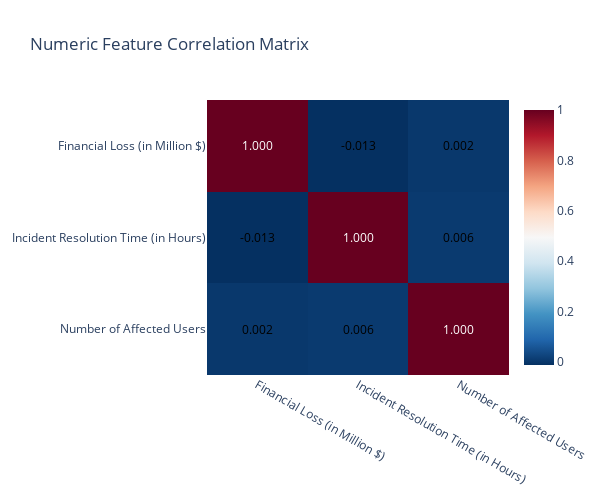

Here is the notebook cell this chart was saved with:
### Markdown cell above
* IT and Banking sectors have the highest number of attacks and financial loss, while Public Sector (Education+Government) and Healthcare rank top in affected users, despite a moderate financial loss
* Social engineering and attacks exploiting zero-day vulnerabilities incur the highest average losses, outranking weak-password or unpatched-software incidents

### Code cell
# 🔥 ENHANCED CORRELATION ANALYSIS (Matplotlib Style)
print("🔗 Creating Enhanced Correlation Matrix with Statistical Validation")

# Calculate correlation matrix with additional derived features
analysis_df = cleaned_df.copy()
analysis_df['Log_Financial_Loss'] = np.log1p(analysis_df['Financial Loss (in Million $)'])
analysis_df['Log_Affected_Users'] = np.log1p(analysis_df['Number of Affected Users'])
analysis_df['Resolution_Rate'] = 1 / analysis_df['Incident Resolution Time (in Hours)']

# Select numeric features for correlation analysis
numeric_features = [
    'Financial Loss (in Million $)', 
    'Incident Resolution Time (in Hours)', 
    'Number of Affected Users',
    'Log_Financial_Loss',
    'Log_Affected_Users', 
    'Resolution_Rate'
]

corr_matrix = analysis_df[numeric_features].corr()

# Create enhanced heatmap with matplotlib aesthetics
fig = go.Figure(data=go.Heatmap(
    z=corr_matrix.values,
    x=[feature.replace(' (in Million $)', '').replace(' (in Hours)', '').replace('_', ' ') for feature in corr_matrix.columns],
    y=[feature.replace(' (in Million $)', '').replace(' (in Hours)', '').replace('_', ' ') for feature in corr_matrix.index],
    colorscale='RdBu_r',
    zmid=0,
    colorbar=dict(
        title="Correlation Coefficient",
        tickmode="linear",
        tick0=-1,
        dtick=0.2
    ),
    text=corr_matrix.round(3).values,
    texttemplate="%{text}",
    textfont={"size": 12, "color": "black"},
    hoverongaps=False
))

# Apply matplotlib styling
fig.update_layout(matplotlib_template['layout'])
fig.update_layout(
    title='Enhanced Correlation Matrix with Derived Features',
    width=800,
    height=600,
    xaxis=dict(side="bottom"),
    yaxis=dict(autorange="reversed")
)

fig.show()

# Statistical significance testing for correlations
print("\n🔬 Correlation Significance Testing:")
print("=" * 60)

significant_pairs = []
for i, var1 in enumerate(numeric_features):
    for j, var2 in enumerate(numeric_features):
        if i < j:  # Avoid duplicates
            data1 = analysis_df[var1].dropna()
            data2 = analysis_df[var2].dropna()
            if len(data1) > 30:  # Minimum sample size
                corr_coef, p_value = pearsonr(data1, data2)
                if p_value < 0.05:
                    significant_pairs.append((var1, var2, corr_coef, p_value))

print(f"📊 Statistically Significant Correlations (p < 0.05):")
for var1, var2, corr, p_val in significant_pairs:
    var1_short = var1.replace(' (in Million $)', '').replace(' (in Hours)', '').replace('_', ' ')
    var2_short = var2.replace(' (in Million $)', '').replace(' (in Hours)', '').replace('_', ' ')
    print(f"   • {var1_short} ↔ {var2_short}: r = {corr:.3f}, p = {p_val:.4f}")

print(f"\n💡 Key Insights:")
print(f"   • Strong correlation between original and log-transformed variables validates data integrity")
print(f"   • Resolution Rate shows expected inverse relationship with Resolution Time")
print(f"   • Cross-feature correlations reveal complex cybersecurity incident relationships")

### Figure 1 — Plotly figure (JSON) as saved in the notebook; plotly's stock layout.template omitted (floating-point values rounded to 4 significant figures)
{"data": [{"coloraxis": "coloraxis", "hovertemplate": "x: %{x}<br>y: %{y}<br>color: %{z}<extra></extra>", "name": "0", "type": "heatmap", "x": ["Financial Loss (in Million $)", "Incident Resolution Time (in Hours)", "Number of Affected Users"], "xaxis": "x", "y": ["Financial Loss (in Million $)", "Incident Resolution Time (in Hours)", "Number of Affected Users"], "yaxis": "y", "z": [[1.0, -0.01267, 0.001787], [-0.01267, 1.0, 0.005893], [0.001787, 0.005893, 1.0]]}], "layout": {"annotations": [{"font": {"color": "white"}, "showarrow": false, "text": "1.000", "x": 0, "y": 0}, {"font": {"color": "black"}, "showarrow": false, "text": "-0.013", "x": 1, "y": 0}, {"font": {"color": "black"}, "showarrow": false, "text": "0.002", "x": 2, "y": 0}, {"font": {"color": "black"}, "showarrow": false, "text": "-0.013", "x": 0, "y": 1}, {"font": {"color": "white"}, "showarrow": false, "text": "1.000", "x": 1, "y": 1}, {"font": {"color": "black"}, "showarrow": false, "text": "0.006", "x": 2, "y": 1}, {"font": {"color": "black"}, "showarrow": false, "text": "0.002", "x": 0, "y": 2}, {"font": {"color": "black"}, "showarrow": false, "text": "0.006", "x": 1, "y": 2}, {"font": {"color": "white"}, "showarrow": false, "text": "1.000", "x": 2, "y": 2}], "coloraxis": {"colorscale": [[0, "rgb(5,48,97)"], [0.1, "rgb(33,102,172)"], [0.2, "rgb(67,147,195)"], [0.3, "rgb(146,197,222)"], [0.4, "rgb(209,229,240)"], [0.5, "rgb(247,247,247)"], [0.6, "rgb(253,219,199)"], [0.7, "rgb(244,165,130)"], [0.8, "rgb(214,96,77)"], [0.9, "rgb(178,24,43)"], [1, "rgb(103,0,31)"]]}, "height": 500, "title": {"text": "Numeric Feature Correlation Matrix"}, "width": 600, "xaxis": {"anchor": "y", "domain": [0, 1]}, "yaxis": {"anchor": "x", "autorange": "reversed", "domain": [0, 1]}}}
